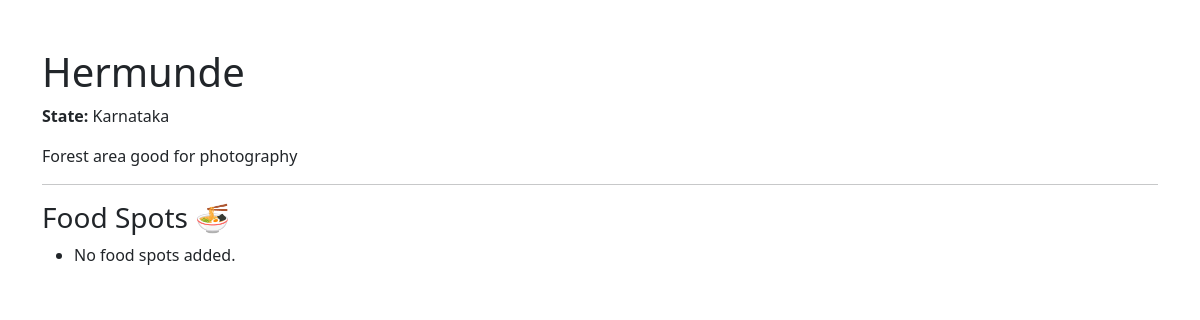
The page /places/1/ on the database as committed earlier.
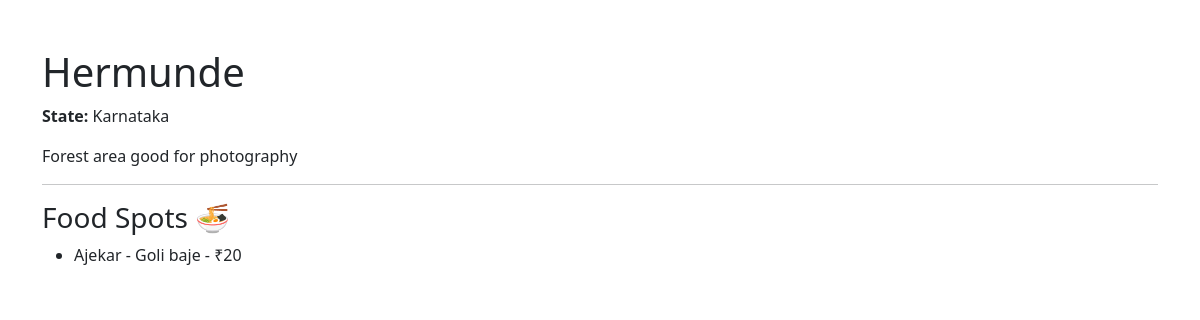
The same page on the database as committed later.
### places/models.py (models this page shows, shortened)
class FoodSpot(models.Model):
    place = models.ForeignKey(Place, on_delete=models.CASCADE)
    name = models.CharField(max_length=100)
    special_food = models.CharField(max_length=100)
    price = models.IntegerField()

### places/views.py (the view)
# urls.py: path('places/<int:place_id>/', place_detail),
def place_detail(request, place_id):
    place = get_object_or_404(
        Place,
        id=place_id
    )
    return render(
        request,
        'places/place_detail.html',
        {'place': place}
    )

### places/templates/places/place_detail.html (shortened to what this page needs)
<!DOCTYPE html>
<html>
<head>
    <link href="https://cdn.jsdelivr.net/npm/bootstrap@5.3.7/dist/css/bootstrap.min.css" rel="stylesheet">
</head>
<body>
<div class="container mt-5">
    <h1>{{ place.name }}</h1>
    <p>
        <strong>State:</strong>
        {{ place.state }}
    </p>
    <p>
        {{ place.description }}
    </p>
    <hr>
    <h3>Food Spots 🍜</h3>
    <ul>
        {% for food in place.foodspot_set.all %}
            <li>
                {{ food.name }}
                -
                {{ food.special_food }}
                -
                ₹{{ food.price }}
            </li>
        {% empty %}
            <li>No food spots added.</li>
        {% endfor %}
    </ul>
</div>
</body>
</html>

Rows that differ between the two databases and show on the page:
added FoodSpot: name "Ajekar", special_food "Goli baje", price "20"
Other text that changed with them:
text no longer shown: "No food spots added."
